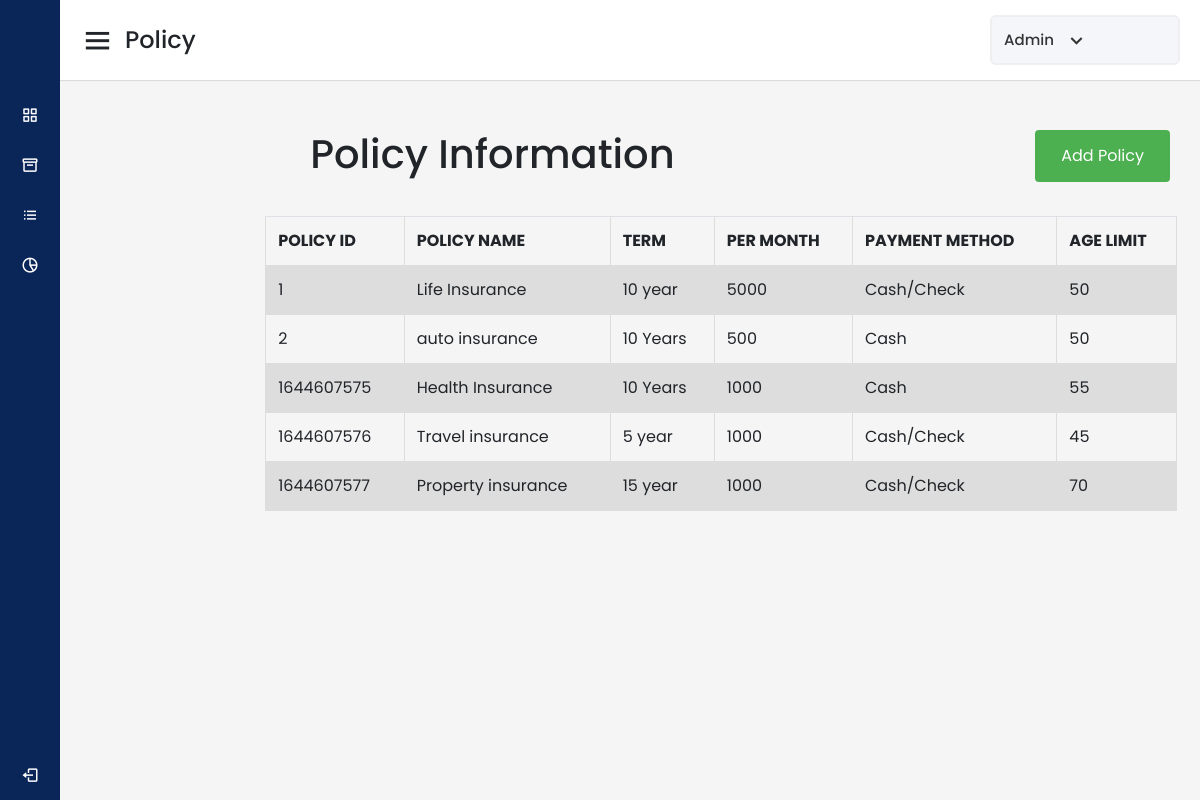
Screenshot of /admin/policy.php with the database file from the repository.
### tables this page shows
CREATE TABLE `policy` (
  `policy_id` int(11) NOT NULL,
  `term` varchar(50) NOT NULL,
  `per_month` varchar(50) NOT NULL,
  `policy_name` varchar(50) NOT NULL,
  `payment_method` varchar(50) NOT NULL,
  `coverage` varchar(30) NOT NULL,
  `age_limit` int(11) NOT NULL
);

### admin/policy.php (the view, shortened to what this page needs)
<?php include('includes/header.php'); ?>
<?php include('includes/sidebar.php'); ?>
<?php include "../connection.php"  ?>
<body>
  <section class="home-section">
    <nav>
      <div class="sidebar-button">
        <i class='bx bx-menu sidebarBtn'></i>
        <span class="dashboard">Policy</span>
      </div>
      <div class="profile-details">
        <span class="admin_name">Admin</span>
        <i class='bx bx-chevron-down' ></i>
      </div>
    </nav>
    <div id="page-wrapper">
			<div class="row">
				<div class="col-md-12">
					<h1 class="page-head-line">Policy Information
					<button class="btn" align="center">
					<a href="addPolicy.php" class="btn">Add Policy</a>
					</button>
					</h1>
				</div>
			</div>
      <div class="cus-in">
        <?php
          $sql = "SELECT policy_id,term,per_month,policy_name,payment_method,per_month, age_limit FROM policy";
	        $result = $conn->query($sql);
	        echo "<table class=\"table\">\n";
          echo "  <tr>\n";
          echo "    <th>POLICY ID</th>\n";
          echo "    <th>POLICY NAME</th>\n";
          echo "    <th>TERM</th>\n";
          echo "    <th>PER MONTH</th>\n";
	        echo "    <th>PAYMENT METHOD</th>\n";
          echo "    <th>AGE LIMIT</th>\n";
          echo "  </tr>";
	        if ($result->num_rows > 0)
          {
	          while($row = $result->fetch_assoc())
            {
		          echo "<tr>\n";
		          echo "    <td>".$row["policy_id"]."</td>\n";
              echo "    <td>".$row["policy_name"]."</td>\n";
		          echo "    <td>".$row["term"]."</td>\n";
		          echo "    <td>".$row["per_month"]."</td>\n";
		          echo "    <td>".$row["payment_method"]."</td>\n";
		          echo "    <td>".$row["age_limit"]."</td>\n";
		        }
	          echo "</table>\n";
          } else
          {
            echo "0 results";
          }
        ?>
      </div>
    </div>
<?php include('includes/footer.php'); ?>

### admin/adminhome.css (style rules this page uses)
* { margin: 0; padding: 0; box-sizing: border-box; font-family: 'Poppins', sans-serif; }
.home-section { position: relative; background: #f5f5f5; min-height: 100vh; width: calc(100% - 240px); left: 240px; transition: all 0.5s ease; }
.home-section nav { display: flex; justify-content: space-between; height: 80px; background: #fff; display: flex; align-items: center; position: fixed; width: calc(100% - 240px); left: 240px; z-index: 100; padding: 0 20px; box-shadow: 0 1px 1px rgba(0, 0, 0, 0.1); transition: all 0.5s ease; }
.home-section nav .sidebar-button { display: flex; align-items: center; font-size: 24px; font-weight: 500; }
nav .sidebar-button i { font-size: 35px; margin-right: 10px; }
.home-section nav .profile-details { display: flex; align-items: center; background: #F5F6FA; border: 2px solid #EFEEF1; border-radius: 6px; height: 50px; min-width: 190px; padding: 0 15px 0 2px; }
nav .profile-details .admin_name { font-size: 15px; font-weight: 500; color: #333; margin: 0 10px; white-space: nowrap; }
nav .profile-details i { font-size: 25px; color: #333; }
@media (max-width: 1240px) { .home-section { width: calc(100% - 60px); left: 60px; } }
@media (max-width: 1240px) { .home-section nav { width: calc(100% - 60px); left: 60px; } }
table { font-family: arial, sans-serif; border-collapse: collapse; width: 100%; }
td, th { border: 1px solid #dddddd; text-align: left; padding: 8px; }
tr:nth-child(even) { background-color: #dddddd; }
.cus-in { width: 80%; margin-left: 18%; }
.btn { color:royalblue border }
#page-wrapper { padding-top: 100px; }
.row { padding:30px; margin-left: 18%; }
.btn { background-color: #4CAF50; float: right; color:white; text-decoration:none; }
.cus-in { margin: 0%; width: 80%; margin-left: 18%; }

### admin/policy.php (style rules this page uses)
.row { padding:30px; margin-left: 18%; }
.btn { background-color: #4CAF50; float: right; color:white; text-decoration:none; }
.cus-in { margin: 0%; width: 80%; margin-left: 18%; }

### rows the page displays
policy: policy_id "1", policy_name "Life Insurance", term "10 year", per_month "5000", payment_method "Cash/Check", age_limit "50"
policy: policy_id "2", policy_name "auto insurance", term "10 Years", per_month "500", payment_method "Cash", age_limit "50"
policy: policy_id "1644607575", policy_name "Health Insurance", term "10 Years", per_month "1000", payment_method "Cash", age_limit "55"
policy: policy_id "1644607576", policy_name "Travel insurance", term "5 year", per_month "1000", payment_method "Cash/Check", age_limit "45"
policy: policy_id "1644607577", policy_name "Property insurance", term "15 year", per_month "1000", payment_method "Cash/Check", age_limit "70"
